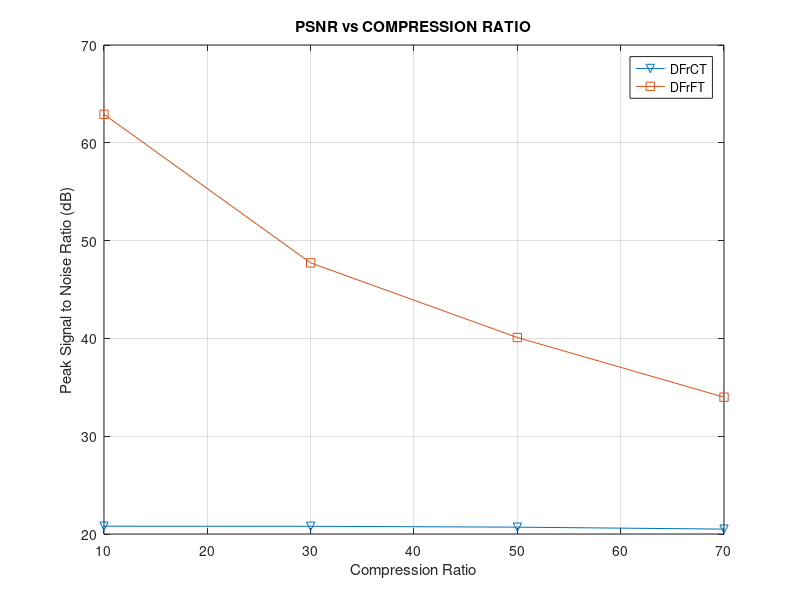

This chart was generated by the following MATLAB code:
clc
clear all
cr=[10 30 50 70]
a01=[85.78 438 1035 2018]
a05=[0.46 5.62 29.2 487.97]
a09=[0.33 1.101 6.41 26.12]
a095=[0.0769 1.37 6.95 24.22 ]
a1=[0.2089 2.37 9.0629 32.41]
p01=[28.40 21.58 17.95 15.08 ]
p05=[51.42 35.52 29.20 21.17]
p09=[62.91 47.72 40.09 33.99 ]
p095=[59.30 46.78 39.79 34.20]
p1=[54.30 44.58 38.59 33.20]
c=[21.05	20.98		20.277	18.17]
c1=[20.798		20.79		20.7		20.5]
plot(cr,c1,'v-',cr,p09,'-s')
legend('DFrCT','DFrFT')
title('PSNR vs COMPRESSION RATIO')
xlabel('Compression Ratio')
ylabel('Peak Signal to Noise Ratio (dB)')
grid on
